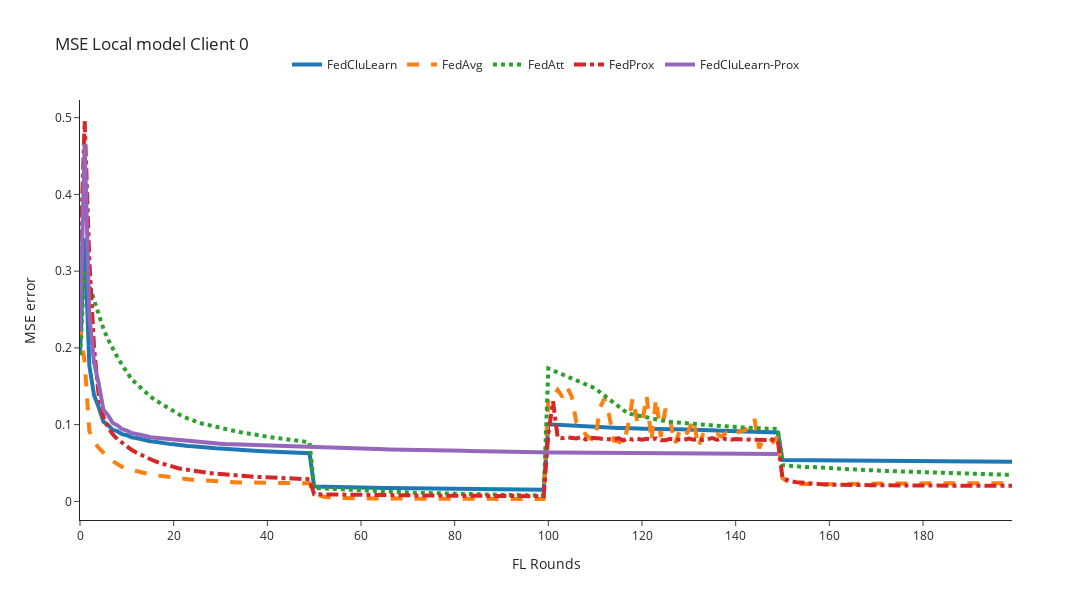
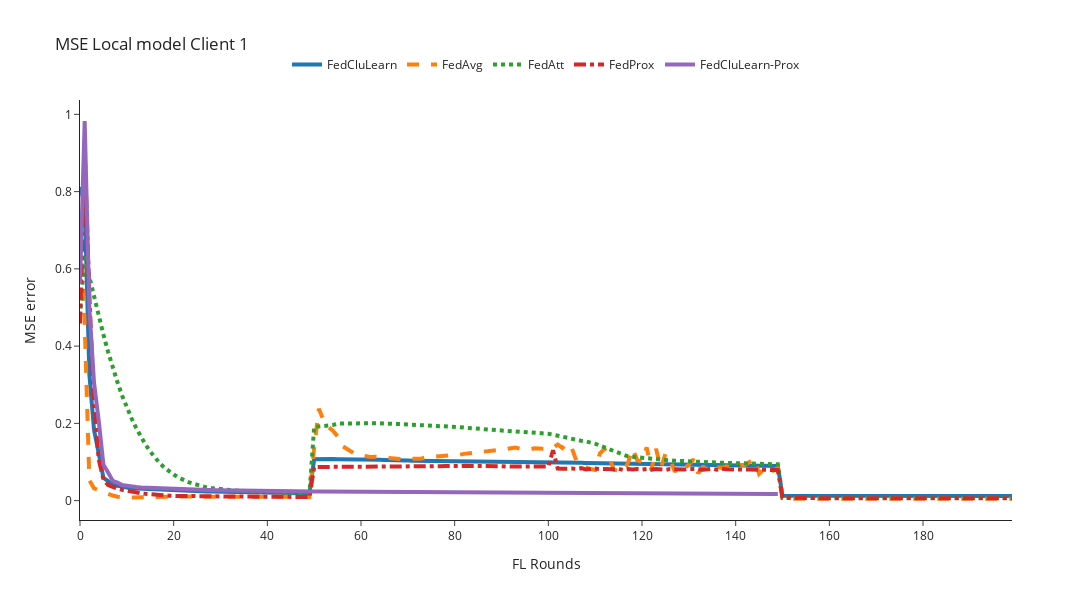
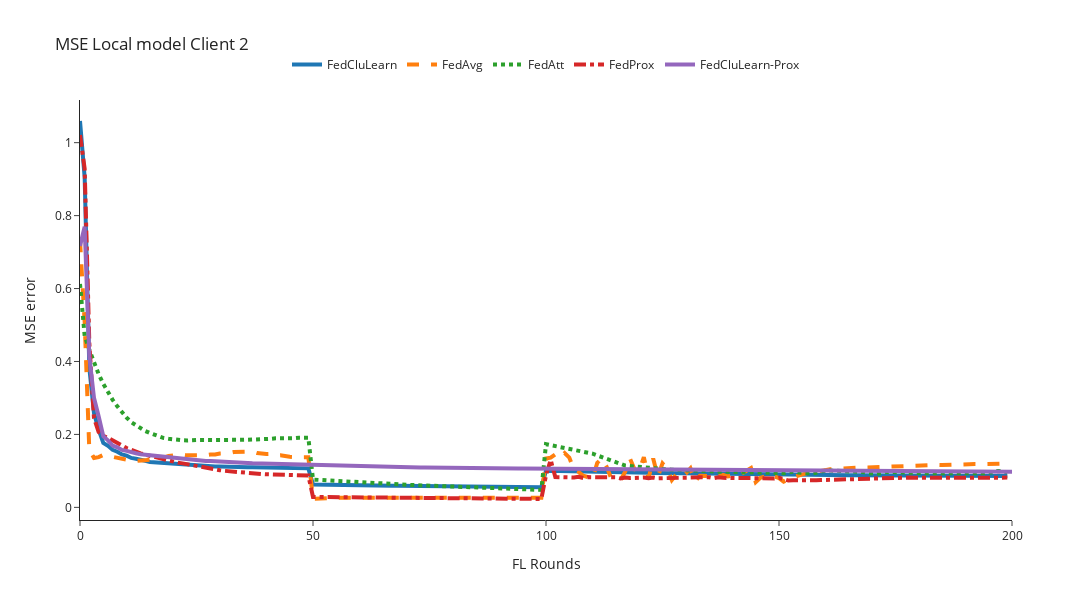

Notebook code for these charts, in order:
### Code cell
for client_id in [0,1,2]:
    n_rounds, y = preprocessing_results(filenames=local_filenames, client_id=client_id, mse_column='mse')
    plot_plotly(n_rounds, y, title=f'MSE Local model Client {client_id}', y_axis_title='MSE error')

### Figure 1 — Plotly figure (JSON) as saved in the notebook; plotly's stock layout.template omitted (floating-point values rounded to 4 significant figures; data arrays with more than 128 entries replaced by an {"elided": "..."} marker saying what was removed)
{"data": [{"line": {"dash": "solid", "width": 4}, "mode": "lines", "name": "FedCluLearn", "type": "scatter", "x": {"elided": "201 int values"}, "y": {"elided": "200 float values"}}, {"line": {"dash": "dash", "width": 4}, "mode": "lines", "name": "FedAvg", "type": "scatter", "x": {"elided": "201 int values"}, "y": {"elided": "200 float values"}}, {"line": {"dash": "dot", "width": 4}, "mode": "lines", "name": "FedAtt", "type": "scatter", "x": {"elided": "201 int values"}, "y": {"elided": "200 float values"}}, {"line": {"dash": "dashdot", "width": 4}, "mode": "lines", "name": "FedProx", "type": "scatter", "x": {"elided": "201 int values"}, "y": {"elided": "200 float values"}}, {"line": {"dash": "solid", "width": 4}, "mode": "lines", "name": "FedCluLearn-Prox", "type": "scatter", "x": {"elided": "201 int values"}, "y": {"elided": "150 float values"}}], "layout": {"height": 600, "legend": {"orientation": "h", "x": 0.5, "xanchor": "center", "y": 1.05, "yanchor": "bottom"}, "title": {"text": "MSE Local model Client 0"}, "width": 1200, "xaxis": {"autorange": true, "range": [0, 199], "title": {"text": "FL Rounds"}, "type": "linear"}, "yaxis": {"autorange": true, "range": [-0.02426, 0.523], "title": {"text": "MSE error"}, "type": "linear"}}}

### Figure 2 — Plotly figure (JSON) as saved in the notebook; plotly's stock layout.template omitted (floating-point values rounded to 4 significant figures; data arrays with more than 128 entries replaced by an {"elided": "..."} marker saying what was removed)
{"data": [{"line": {"dash": "solid", "width": 4}, "mode": "lines", "name": "FedCluLearn", "type": "scatter", "x": {"elided": "201 int values"}, "y": {"elided": "200 float values"}}, {"line": {"dash": "dash", "width": 4}, "mode": "lines", "name": "FedAvg", "type": "scatter", "x": {"elided": "201 int values"}, "y": {"elided": "200 float values"}}, {"line": {"dash": "dot", "width": 4}, "mode": "lines", "name": "FedAtt", "type": "scatter", "x": {"elided": "201 int values"}, "y": {"elided": "200 float values"}}, {"line": {"dash": "dashdot", "width": 4}, "mode": "lines", "name": "FedProx", "type": "scatter", "x": {"elided": "201 int values"}, "y": {"elided": "200 float values"}}, {"line": {"dash": "solid", "width": 4}, "mode": "lines", "name": "FedCluLearn-Prox", "type": "scatter", "x": {"elided": "201 int values"}, "y": {"elided": "150 float values"}}], "layout": {"height": 600, "legend": {"orientation": "h", "x": 0.5, "xanchor": "center", "y": 1.05, "yanchor": "bottom"}, "title": {"text": "MSE Local model Client 1"}, "width": 1200, "xaxis": {"autorange": true, "range": [0, 199], "title": {"text": "FL Rounds"}, "type": "linear"}, "yaxis": {"autorange": true, "range": [-0.05021, 1.037], "title": {"text": "MSE error"}, "type": "linear"}}}

### Figure 3 — Plotly figure (JSON) as saved in the notebook; plotly's stock layout.template omitted (floating-point values rounded to 4 significant figures; data arrays with more than 128 entries replaced by an {"elided": "..."} marker saying what was removed)
{"data": [{"line": {"dash": "solid", "width": 4}, "mode": "lines", "name": "FedCluLearn", "type": "scatter", "x": {"elided": "201 int values"}, "y": {"elided": "200 float values"}}, {"line": {"dash": "dash", "width": 4}, "mode": "lines", "name": "FedAvg", "type": "scatter", "x": {"elided": "201 int values"}, "y": {"elided": "200 float values"}}, {"line": {"dash": "dot", "width": 4}, "mode": "lines", "name": "FedAtt", "type": "scatter", "x": {"elided": "201 int values"}, "y": {"elided": "200 float values"}}, {"line": {"dash": "dashdot", "width": 4}, "mode": "lines", "name": "FedProx", "type": "scatter", "x": {"elided": "201 int values"}, "y": {"elided": "200 float values"}}, {"line": {"dash": "solid", "width": 4}, "mode": "lines", "name": "FedCluLearn-Prox", "type": "scatter", "x": {"elided": "201 int values"}, "y": {"elided": "300 float values"}}], "layout": {"height": 600, "legend": {"orientation": "h", "x": 0.5, "xanchor": "center", "y": 1.05, "yanchor": "bottom"}, "title": {"text": "MSE Local model Client 2"}, "width": 1200, "xaxis": {"autorange": true, "range": [0, 200], "title": {"text": "FL Rounds"}, "type": "linear"}, "yaxis": {"autorange": true, "range": [-0.03466, 1.117], "title": {"text": "MSE error"}, "type": "linear"}}}
